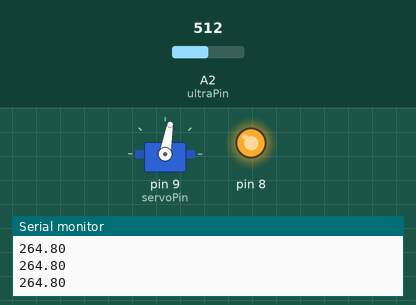
Recording of a sketch running on a simulated Arduino Uno, built with avr-gcc and run on an emulated ATmega328P. On the bench: servo, output pins drawn as LEDs (lit = HIGH), the last lines printed to the serial monitor. The inputs (shaded band) are chosen by the test bench; at power-on: A2 (ultraPin) = 512.

Above: at 1.2 s.
1.3 s: A2 (ultraPin) set to 716
At 2.2 s:
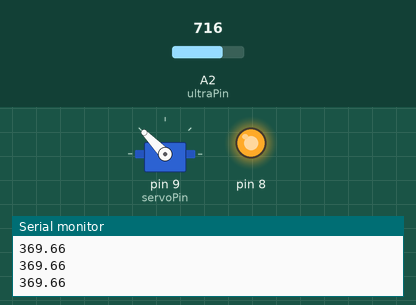
2.8 s: A2 (ultraPin) set to 900
At 3.7 s:
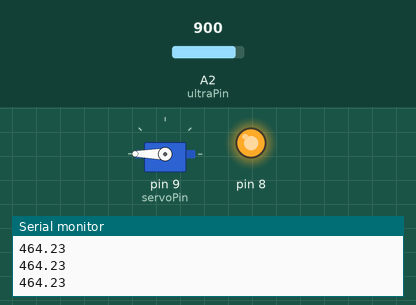
4.3 s: A2 (ultraPin) set to 306
At 5.5 s:
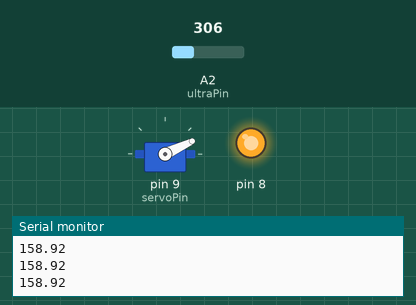
5.8 s: A2 (ultraPin) set to 0
At 7.0 s:
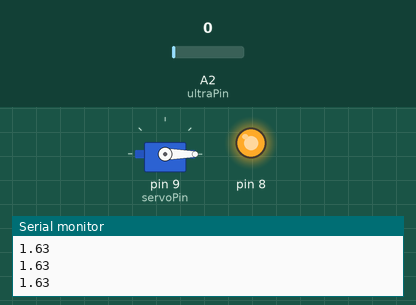
7.3 s: A2 (ultraPin) set to 122
At 8.3 s:
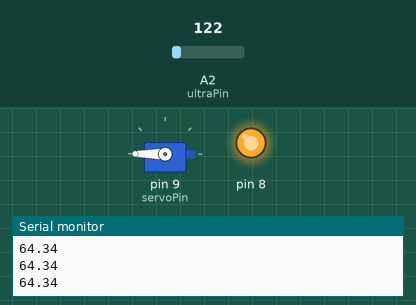
8.8 s: A2 (ultraPin) set to 511
At 9.6 s:
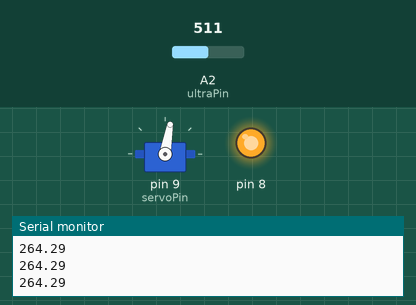
Timing chart, 0 to 11.3 s (numbered marks = the images above; inputs shaded):
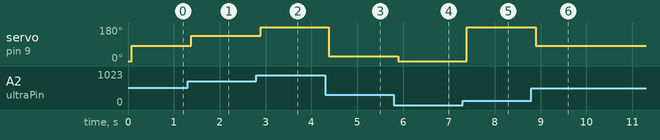

The sketch:

ultraClass.ino
```cpp
#include<Servo.h>

const int filterBufferSize = 11;  // Odd sized buffer for easier median searches
const int ultraPin = A2;
const int servoPin = 9;

class ultraSonicModule{

/*
UltraSonic module: Range Finder - LV-MaxSonar-EZ1 interface
Maintainer: SubramanianKrish - Last Updated: 2/4/2020

Ref: https://arduino.stackexchange.com/questions/38177/how-to-sort-elements-of-array-in-arduino-code for using quicksort in arduino

Calibration Test Data: (From Experimentation)

  -------------------------
  |Distance (in)|   ADC   |
  -------------------------
  |       6     |   11    |
  |      10     |   15    |
  |      14     |   23    |
  |      18     |   32    |
  |      22     |   39    |
  |      26     |   47    |
  |      30     |   55    |
  |      34     |   63    |
  |      38     |   71    |
  |      42     |   79    |
  -------------------------

Approximation of a linear transfer function (from calib data):
  measurement(in) = (0.514)*ADC + 1.632
*/
  public:

  //Constructor initialization
  ultraSonicModule(int pinNumber){
    sensorPin = pinNumber;
    pinMode(sensorPin, INPUT);
    for(int i=0; i<filterBufferSize; ++i)
      {
        bufferArray[i] = 0;
        sortedArray[i] = 0;
      }
  }

  float measureDistance(){
    for(int i=filterBufferSize-1; i>= 0; --i){
      if (i==0) bufferArray[i] = analogRead(sensorPin);
      else
      {
      bufferArray[i] = bufferArray[i-1];
      }
      sortedArray[i] = bufferArray[i];
    }

    qsort(sortedArray, filterBufferSize, sizeof(sortedArray[0]), comparator);
    return 0.514*sortedArray[int((filterBufferSize-1)/2)] + 1.632;
  }

  private:
  int sensorPin;
  double bufferArray[filterBufferSize];
  double sortedArray[filterBufferSize];

  static int comparator(int *cmp1, int *cmp2)
  {
    // Need to cast the void * to int *
    int a = *(cmp1);
    int b = *(cmp2);
    // The comparison
    return a < b ? -1 : (a < b ? 1 : 0);
  }

};

ultraSonicModule myUltra(ultraPin);
Servo myServo;

void setup() {
  // power servo
  pinMode(8, OUTPUT);
  digitalWrite(8, HIGH);

  Serial.begin(9600);
  myServo.attach(servoPin);
}

void loop() {
  float reading = myUltra.measureDistance();
  Serial.println(reading);

  // Map reading to servo input
  int servo_input = map(int(reading), 10, 40, 10, 170);

  // Rotate Servo
  myServo.write(servo_input);

  delay(15);
}
```

Measured:
- after the input at 1.3 s, servo on pin 9 (servoPin): 80° → 134° after 0.08 s
- after the input at 2.8 s, servo on pin 9 (servoPin): 134° → 180° after 0.09 s
- after the input at 4.3 s, servo on pin 9 (servoPin): 180° → 25° after 0.08 s
- after the input at 5.8 s, servo on pin 9 (servoPin): 25° → 0° after 0.09 s
- after the input at 7.3 s, servo on pin 9 (servoPin): 0° → 180° after 0.09 s
- after the input at 8.8 s, servo on pin 9 (servoPin): 180° → 80° after 0.10 s
